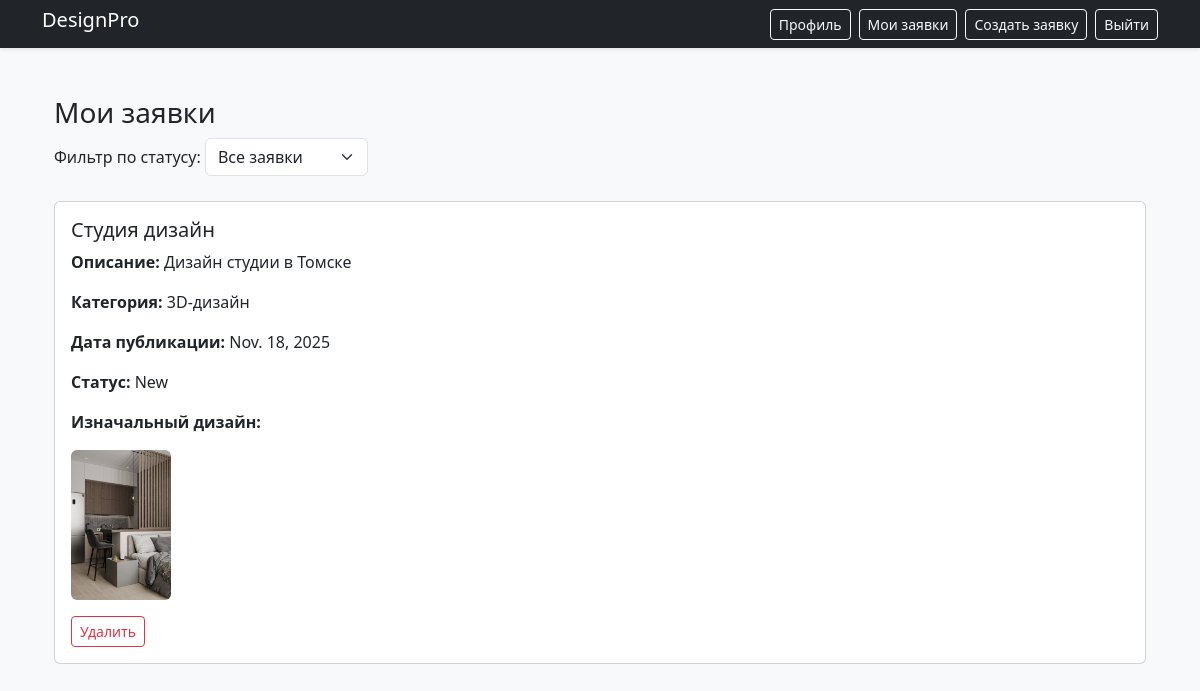
/catalog/request/ (signed in), run on an earlier commit of the app's database.
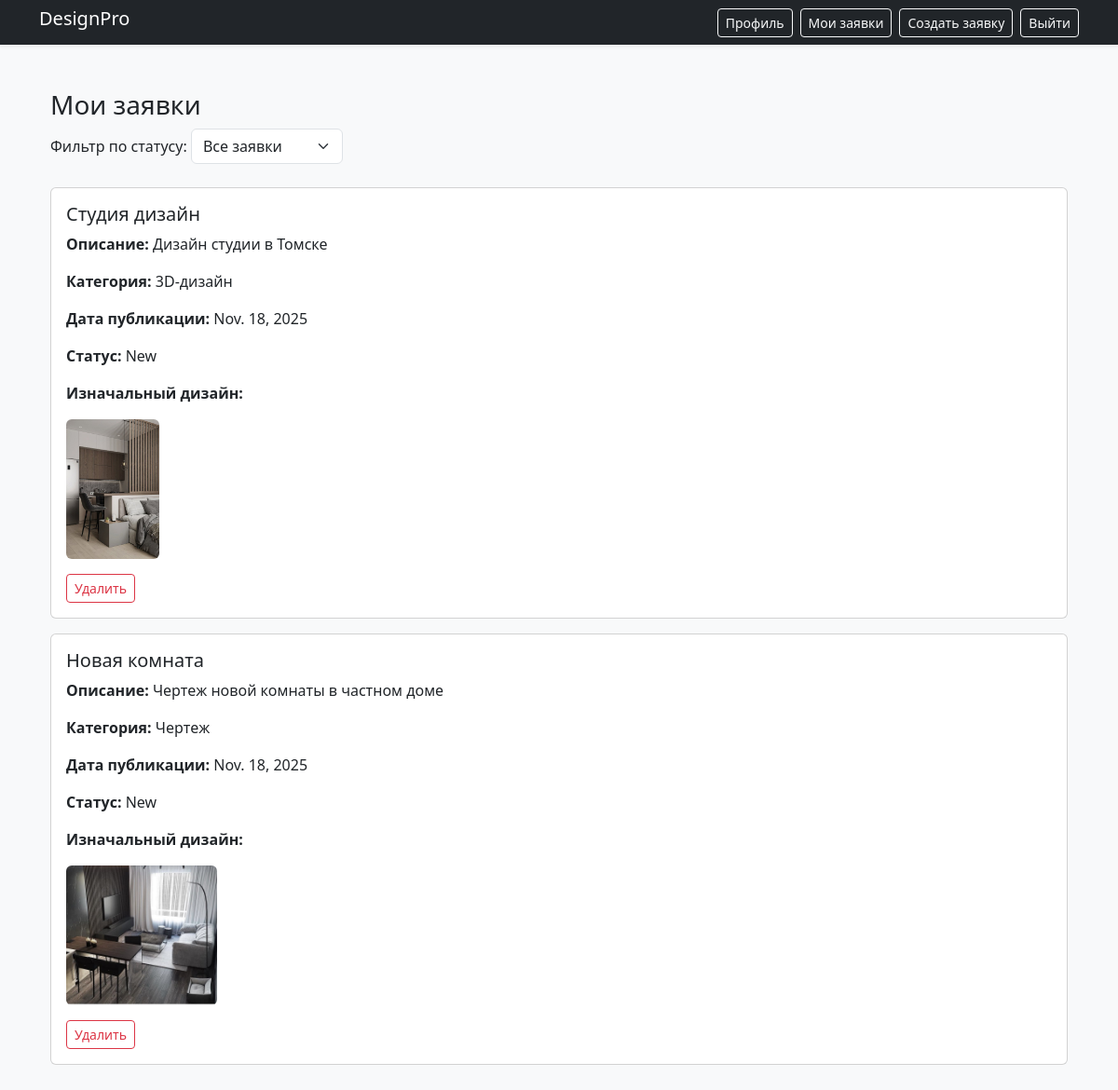
And on a later commit of the database.
### catalog/models.py (models this page shows, shortened)
class Request(models.Model):
    title = models.CharField(max_length=200)
    description = models.CharField(max_length=1000)
    category = models.ForeignKey(Category, on_delete=models.CASCADE)
    status = models.ForeignKey(Status, on_delete=models.CASCADE)
    image = models.ImageField(upload_to='designs/', blank=False, null=False, verbose_name='Изначальный дизайн')
    completed_image = models.ImageField(upload_to='completed/', blank=True, null=True, verbose_name='Выполненный дизайн')
    user = models.ForeignKey(AdvUser, on_delete=models.CASCADE)
    pub_date = models.DateField('date published', default=timezone.now)
    worker_comment = models.CharField(max_length=200, null=True, blank=True, verbose_name="Комментарий дизайнеров")

class Category(models.Model):
    name = models.CharField(max_length=200)
    def __str__(self):
        return self.name

class Status(models.Model):
    name = models.CharField(max_length=200)
    def __str__(self):
        return self.name

### catalog/views.py (the view)
# urls.py: path('request/', views.user_requests_view, name='user_requests'),
@login_required
def user_requests_view(request):
    request_user_list = Request.objects.filter(user=request.user)
    status_filter = request.GET.get('status', 'all')
    if status_filter == 'new':
        filtered_requests = request_user_list.filter(status__name="New")
    elif status_filter == 'in_work':
        filtered_requests = request_user_list.filter(status__name="In_work")
    elif status_filter == 'done':
        filtered_requests = request_user_list.filter(status__name="Done")
    else:
        filtered_requests = request_user_list
    return render(request, 'catalog/user_requests.html', {
        'filtered_requests': filtered_requests,
        'current_filter': status_filter,
    })

### catalog/templates/catalog/user_requests.html (shortened to what this page needs)
{% extends 'catalog/base_template.html' %}
{% block content %}
<div class="container mt-4">
    <h3>Мои заявки</h3>
    <div class="mb-4">
        <form method="get" action="{% url 'user_requests' %}">
            <label for="status" class="form-label">Фильтр по статусу:</label>
            <select name="status" id="status" class="form-select d-inline-block w-auto" onchange="this.form.submit()">
                <option value="all" {% if current_filter == 'all' %}selected{% endif %}>Все заявки</option>
            </select>
        </form>
    </div>
    {% if filtered_requests %}
        {% for request in filtered_requests %}
            <div class="card mb-3">
                <div class="card-body">
                    <h5 class="card-title">{{ request.title }}</h5>
                    <p class="card-text"><strong>Описание:</strong> {{ request.description }}</p>
                    <p class="card-text"><strong>Категория:</strong> {{ request.category }}</p>
                    <p class="card-text"><strong>Дата публикации:</strong> {{ request.pub_date }}</p>
                    <p class="card-text"><strong>Статус:</strong> {{ request.status }}</p>
                    {% if request.image %}
                        <p class="card-text"><strong>Изначальный дизайн:</strong></p>
                        <img src="{{ request.image.url }}" class="img-fluid rounded" alt="Изображение дизайна" style="max-height: 150px;">
                    {% endif %}
                    {% if request.status.name == "New" %}
                        <div class="mt-3">
                            <a href="{% url 'delete' request.pk %}"
                               class="btn btn-sm btn-outline-danger"
                               onclick="return confirm('Вы уверены, что хотите удалить эту заявку?')">
                                Удалить
                            </a>
                        </div>
                    {% endif %}
                </div>
            </div>
        {% endfor %}
    {% else %}
        <div class="alert alert-light">
            <p class="mb-0">Заявок с выбранным статусом нет</p>
        </div>
    {% endif %}
</div>
{% endblock %}

### catalog/templates/catalog/base_template.html (shortened to what this page needs)
<!doctype html>
<html lang="ru">
<head>
    {% load django_bootstrap5 %}
    {% bootstrap_css %}
</head>
<body class="bg-light">
    <header class="bg-dark text-white shadow-sm">
        <div class="container">
            <div class="d-flex justify-content-between align-items-center py-2">
                <a href="{% url 'index' %}" class="text-white text-decoration-none h5">DesignPro</a>
                <div class="d-flex gap-2">
                    {% if user.is_authenticated %}
                        <a href="{% url 'profile' %}" class="btn btn-outline-light btn-sm">Профиль</a>
                        <a href="{% url 'user_requests' %}" class="btn btn-outline-light btn-sm">Мои заявки</a>
                        <a href="{% url 'create' %}" class="btn btn-outline-light btn-sm">Создать заявку</a>
                        <a href="{% url 'logout' %}" class="btn btn-outline-light btn-sm">Выйти</a>
                    {% else %}
                        <a href="{% url 'login' %}" class="btn btn-outline-light btn-sm">Войти</a>
                        <a href="{% url 'register' %}" class="btn btn-primary btn-sm">Регистрация</a>
                    {% endif %}
                </div>
            </div>
        </div>
    </header>
    <main class="container my-5">
        {% block content %}
        {% endblock %}
    </main>
</body>
</html>

What changed in the data, as far as the page shows it:
added Request: title "Новая комната", description "Чертеж новой комнаты в частном доме", category "Чертеж", pub_date "Nov. 18, 2025", status "New", image (picture), shows "Удалить"
